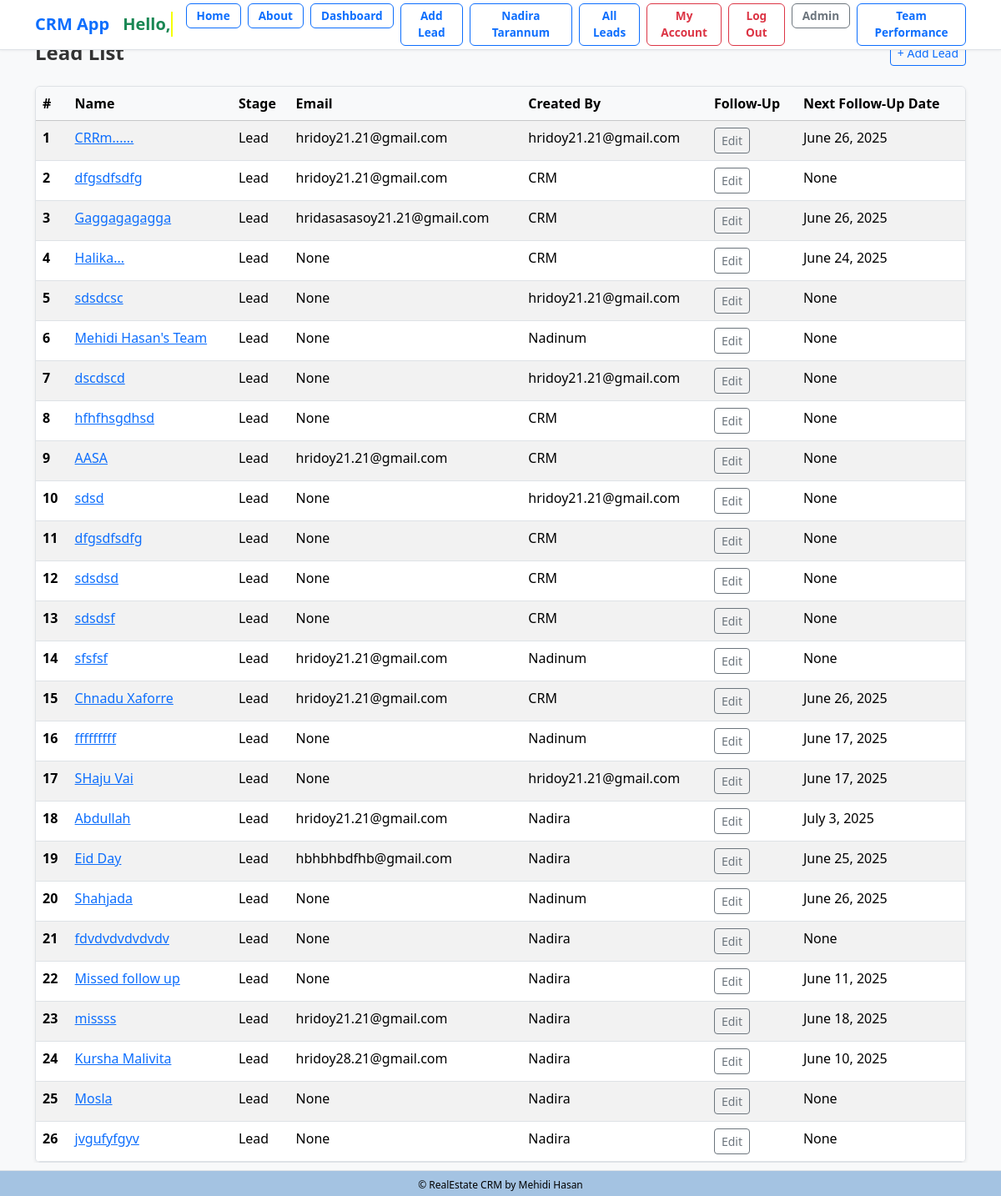
The app's page /leads/lead/ (signed in) with its own data.
### lead/models.py (models this page shows, shortened)
class Lead(models.Model):
    LEAD_STAGE_CHOICES = (
        ('lead', 'Lead'),
        ('prospect', 'Prospect'),
        ('high_prospect', 'High Prospect'),
        ('sold_onboard', 'Sold/On-board'),
        ('hold', 'Hold'),
        ('lost', 'Lost'),
        ('junk', 'Junk'),
    )
    PROFESSION_CHOICES = (
        ('doctor', 'Doctor'),
        ('artist', 'Artist'),
        ('engineer', 'Engineer'),
        ('teacher', 'Teacher'),
        ('student', 'Student'),
        ('other', 'Other'),
    )
    PROJECT_CHOICES = (
        ('grand', 'Grand'),
        ('majestic', 'Majestic'),
        ('skyvilla', 'Skyvilla'),
        ('maxus', 'Maxus'),
        ('other', 'Other'),
    )
    PROPERTY_STATUS_CHOICES = (
        ('ready', 'Ready'),
        ('initial', 'Initial'),
        ('going', 'Going'),
    )
    PREFERRED_LOCATION_CHOICES = (
        ('banani', 'Banani'),
        ('gulshan', 'Gulshan'),
        ('badda', 'Badda'),
        ('dhanmondi', 'Dhanmondi'),
        ('other', 'Other'),
    )
    COMPANY_CHOICES = (
        ('rupayanhousing', 'Rupayan Housing'),
        ('rupayancityuttara', 'Rupayan City Uttara'),
        ('other', 'Other'),
    )
    INTERESTED_PROJECT_BUILDING_CHOICES = (
        ('grand-building-12', 'Grand Building 12'),
        ('majestic-building-5', 'Majestic Building 5'),
        ('skyvilla-building-3', 'Skyvilla Building 3'),
        ('maxus-building-8', 'Maxus Building 8'),
        ('other', 'Other'),
    )
    UNIT_SIZE_CHOICES = (
        ('2000-2500', '2000-2500 sqft'),
        ('200-300', '200-300 sqft'),
        ('300-400', '300-400 sqft'),
        ('2500-3000', '2500-3000 sqft'),
        ('3000-3500', '3000-3500 sqft'),
        ('3500-4000', '3500-4000 sqft'),
        ('4000+', '4000+ sqft'),
        ('other', 'Other'),
    )
    PREFERENCE_FLOOR = (
        ('1st', '1st Floor'),
        ('2nd', '2nd Floor'),
        ('3rd', '3rd Floor'),
        ('4th', '4th Floor'),
        ('5th', '5th Floor'),
        ('6th', '6th Floor'),
        ('7th', '7th Floor'),
        ('8th', '8th Floor'),
        ('9th', '9th Floor'),
        ('10th', '10th Floor'),
        ('11th', '11th Floor'),
        ('12th', '12th Floor'),
        ('13th', '13th Floor'),
        ('14th', '14th Floor'),
        ('15th', '15th Floor'),
    )
    FACING_CHOICES = (
        ('east', 'East'),
        ('west', 'West'),
        ('north', 'North'),
        ('south', 'South'),
        ('north-east', 'North-East'),
        ('north-west', 'North-West'),
        ('south-east', 'South-East'),
        ('south-west', 'South-West'),
        ('other', 'Other'),
    )
    VIEW_CHOICES = (
        ('road', 'Road'),
        ('park', 'Park'),
        ('lake', 'Lake'),
        ('city', 'City'),
        ('other', 'Other'),
    )
    BUDGET_CHOICES = (
        ('less-than-50-lakh', 'Less than 50 Lakh'),
        ('less-than-1-crore', 'Less than 1 Crore'),
        ('1-crore-to-2-crore', '1 Crore to 2 Crore'),
        ('2-crore-to-3-crore', '2 Crore to 3 Crore'),
        ('3-crore-to-4-crore', '3 Crore to 4 Crore'),
        ('4-crore-to-5-crore', '4 Crore to 5 Crore'),
        ('more-than-5-crore', 'More than 5 Crore'),
        ('other', 'Other'),
    )
    LEAD_SOURCE_CHOICES = (
        ('sgl', 'SGL'),
        ('walkin', 'Walk-in'),
        ('other', 'Other'),
    )
    SUB_SOURCE_CHOICES = (
        ('ownsource', 'Own Source'),
        ('referral', 'Referral'),
        ('doorto-door', 'Door to Door'),
        ('social-media', 'Social Media'),
        ('online-advertisement', 'Online Advertisement'),
        ('other', 'Other'),
    )
    TEAM_LEADER_CHOICES = (
        ('iktadul', 'Iktadul'),
        ('salman', 'Salman'),
        ('other', 'Other'),
    )
    FOLLOWUP_STATUS_CHOICES = (
        ('call', 'Call'),
        ('email', 'Email'),
        ('int Meeting', 'Int Meeting'),
        ('Ext Meeting', 'Ext Meeting'),
        ('project visit', 'Project Visit'),
        ('sold', 'Sold'),
        ('onboard', 'On-board'),
        ('junk', 'Junk'),
    )
    name = models.CharField("Name", max_length=50)
    team = models.ForeignKey(Team, on_delete=models.CASCADE, null=True, blank=True)
    phone = models.CharField(
    "Phone",
        max_length=11,
        unique=True,
        validators=[
            RegexValidator(
                regex=r'^\d{11}$',
                message='Phone number must contain only numbers.',
                code='invalid_phone'
            )
        ]
    )
    present_address = models.CharField("Present Address", max_length=20, choices=PREFERRED_LOCATION_CHOICES, blank=True, null=True)
    primaryemail = models.EmailField("Primary Email", max_length=254, blank=True, null=True)
    secondaryemail = models.EmailField("Secondary Email", blank=True, null=True)
    profession = models.CharField("Profession", max_length=20, choices=PROFESSION_CHOICES, blank=True, null=True)
    resident = models.CharField("Resident", max_length=100, blank=True, null=True)
    notes = models.TextField("Notes", blank=True, null=True)
    projecttype = models.CharField("Project Type", max_length=20, choices=PROJECT_CHOICES, blank=True, null=True)
    projectstatus = models.CharField("Project Status", max_length=20, choices=PROPERTY_STATUS_CHOICES, default='ready', blank=True, null=True)
    preferred_location = models.CharField("Preferred Location", max_length=20, choices=PREFERRED_LOCATION_CHOICES, blank=True, null=True)
    company = models.CharField("Company", max_length=20, choices=COMPANY_CHOICES, default="rupayancityuttara", null=True)
    interested_project_building = models.CharField("Interested Project Building", max_length=30, choices=INTERESTED_PROJECT_BUILDING_CHOICES, blank=True, null=True)
    unit_size = models.CharField("Unit Size", max_length=20, choices=UNIT_SIZE_CHOICES, blank=True, null=True)
    preference_floor = models.CharField("Preference Floor", max_length=20, choices=PREFERENCE_FLOOR, blank=True, null=True)
    facing = models.CharField("Facing", max_length=20, choices=FACING_CHOICES, blank=True, null=True)
    view = models.CharField("View", max_length=20, choices=VIEW_CHOICES, blank=True, null=True)
    budget = models.CharField("Budget", max_length=20, choices=BUDGET_CHOICES, blank=True, null=True)
    leadsource = models.CharField("Lead Source", max_length=20, choices=LEAD_SOURCE_CHOICES, default='sgl', blank=True, null=True)
    subsource = models.CharField("Sub Source", max_length=20, choices=SUB_SOURCE_CHOICES, default='ownsource',blank=True, null=True)
    teamleader = models.CharField("Team Leader", max_length=20, choices=TEAM_LEADER_CHOICES, default='iktadul',blank=True, null=True)
    description = models.TextField("Description", blank=True, null=True)
    converted_to_client = models.BooleanField("Converted to Client", default=False)
    created_at = models.DateTimeField("Created At", auto_now_add=True)
    modified_at = models.DateTimeField("Modified At", auto_now=True)
    followup_by = models.CharField("Follow Up By", max_length=50, choices=FOLLOWUP_STATUS_CHOICES, blank=True, null=True)
    lead_status = models.CharField("Lead Status", max_length=20, choices=LEAD_STAGE_CHOICES, default="lead", null=True)
    next_followup_by = models.CharField(max_length=20, choices=FOLLOWUP_STATUS_CHOICES, blank=True, null=True)
    next_followup_date = models.DateField("Next Follow Up Date", blank=True, null=True)
    modified_at = models.DateTimeField(auto_now=True)
    created_by = models.ForeignKey(User, related_name='leads', on_delete=models.CASCADE)
    transfer_to = models.ForeignKey(User, related_name='transferred_leads', on_delete=models.SET_NULL, null=True, blank=True)
    unique_id = models.CharField(max_length=255, unique=True, blank=True, null=True)

### dashboard/views.py (the view)
# urls.py: path('leads/lead/', views.lead_leads, name='lead_leads'),
@login_required
def lead_leads(request):
    if request.user.is_superuser:
        leads = Lead.objects.filter(lead_status='lead')
    else:
        leads = Lead.objects.filter(created_by=request.user, lead_status='lead')
    total_leads = leads.count()
    return render(request, 'dashboard/lead_leads.html', {
        'leads': leads,
        'total_leads': total_leads,
    })

### dashboard/templates/dashboard/lead_leads.html (shortened to what this page needs)
{% extends 'crm/base.html' %}
{% block content %}
<div class="d-flex justify-content-between align-items-center mb-4">
    <h1 class="h4 fw-semibold mb-0">Lead List</h1>
    <a class="btn btn-outline-primary btn-sm" href="{% url 'lead:addlead' %}">+ Add Lead</a>
</div>
{% if leads %}
    <div class="table-responsive shadow-sm rounded border">
        <table class="table table-hover table-striped mb-0">
            <thead class="table-light">
                <tr>
                    <th scope="col">#</th>
                    <th scope="col">Name</th>
                    <th scope="col">Stage</th>
                    <th scope="col">Email</th>
                    <th scope="col">Created By</th>
                    <th scope="col">Follow-Up</th>
                    <th scope="col" > Next Follow-Up Date</th>
                </tr>
            </thead>
            <tbody>
                {% for lead in leads %}
                    <tr>
                        <th scope="row">{{ forloop.counter }}</th>
                        <td><a href="{% url 'lead:lead_change_history' lead.id %}">{{ lead.name }}</a></td>
                        <td>{{ lead.get_lead_status_display }}</td>
                        <td>{{ lead.primaryemail }}</td>
                        <td>{{ lead.created_by }}</td>
                        <td> <a href="{% url 'edit_leads' lead.id %}?redirect_to=lead_leads" class="btn btn-sm btn-outline-secondary">Edit</a></td>
                        <td>{{ lead.next_followup_date }}</td>
                    </tr>
                {% endfor %}
            </tbody>
        </table>
    </div>
{% else %}
    <div class="alert alert-light border text-center" role="alert">
        No leads found.
    </div>
{% endif %}
{% endblock %}

### static/css/styles.css (style rules this page uses)
body { font-family: "Segoe UI", Roboto, sans-serif; background-color: #f8f9fa; }
.container h1, .container h3 { color: #333; }
.table thead th { position: sticky; top: 0; background-color: #f8f9fa; z-index: 10; }

### crm/templates/crm/base.html (style rules this page uses)
body { padding-bottom: 40px; }

### records on screen
Lead: name "CRRm......", lead_status "Lead", primaryemail "hridoy21.21@gmail.com", created_by "hridoy21.21@gmail.com", next_followup_date "June 26, 2025"
Lead: name "dfgsdfsdfg", lead_status "Lead", primaryemail "hridoy21.21@gmail.com", created_by "CRM", next_followup_date "None"
Lead: name "Gaggagagagga", lead_status "Lead", primaryemail "hridasasasoy21.21@gmail.com", created_by "CRM", next_followup_date "June 26, 2025"
Lead: name "Halika...", lead_status "Lead", primaryemail "None", created_by "CRM", next_followup_date "June 24, 2025"
Lead: name "sdsdcsc", lead_status "Lead", primaryemail "None", created_by "hridoy21.21@gmail.com", next_followup_date "None"
Lead: name "Mehidi Hasan's Team", lead_status "Lead", primaryemail "None", created_by "Nadinum", next_followup_date "None"
Lead: name "dscdscd", lead_status "Lead", primaryemail "None", created_by "hridoy21.21@gmail.com", next_followup_date "None"
Lead: name "hfhfhsgdhsd", lead_status "Lead", primaryemail "None", created_by "CRM", next_followup_date "None"
Lead: name "AASA", lead_status "Lead", primaryemail "hridoy21.21@gmail.com", created_by "CRM", next_followup_date "None"
Lead: name "sdsd", lead_status "Lead", primaryemail "None", created_by "hridoy21.21@gmail.com", next_followup_date "None"
Lead: name "dfgsdfsdfg", lead_status "Lead", primaryemail "None", created_by "CRM", next_followup_date "None"
Lead: name "sdsdsd", lead_status "Lead", primaryemail "None", created_by "CRM", next_followup_date "None"
Lead: name "sdsdsf", lead_status "Lead", primaryemail "None", created_by "CRM", next_followup_date "None"
Lead: name "sfsfsf", lead_status "Lead", primaryemail "hridoy21.21@gmail.com", created_by "Nadinum", next_followup_date "None"
Lead: name "Chnadu Xaforre", lead_status "Lead", primaryemail "hridoy21.21@gmail.com", created_by "CRM", next_followup_date "June 26, 2025"
Lead: name "fffffffff", lead_status "Lead", primaryemail "None", created_by "Nadinum", next_followup_date "June 17, 2025"
Lead: name "SHaju Vai", lead_status "Lead", primaryemail "None", created_by "hridoy21.21@gmail.com", next_followup_date "June 17, 2025"
Lead: name "Abdullah", lead_status "Lead", primaryemail "hridoy21.21@gmail.com", created_by "Nadira", next_followup_date "July 3, 2025"
Lead: name "Eid Day", lead_status "Lead", primaryemail "hbhbhbdfhb@gmail.com", created_by "Nadira", next_followup_date "June 25, 2025"
Lead: name "Shahjada", lead_status "Lead", primaryemail "None", created_by "Nadinum", next_followup_date "June 26, 2025"
Lead: name "fdvdvdvdvdvdv", lead_status "Lead", primaryemail "None", created_by "Nadira", next_followup_date "None"
Lead: name "Missed follow up", lead_status "Lead", primaryemail "None", created_by "Nadira", next_followup_date "June 11, 2025"
Lead: name "missss", lead_status "Lead", primaryemail "hridoy21.21@gmail.com", created_by "Nadira", next_followup_date "June 18, 2025"
Lead: name "Kursha Malivita", lead_status "Lead", primaryemail "hridoy28.21@gmail.com", created_by "Nadira", next_followup_date "June 10, 2025"
Lead: name "Mosla", lead_status "Lead", primaryemail "None", created_by "Nadira", next_followup_date "None"
Lead: name "jvgufyfgyv", lead_status "Lead", primaryemail "None", created_by "Nadira", next_followup_date "None"
